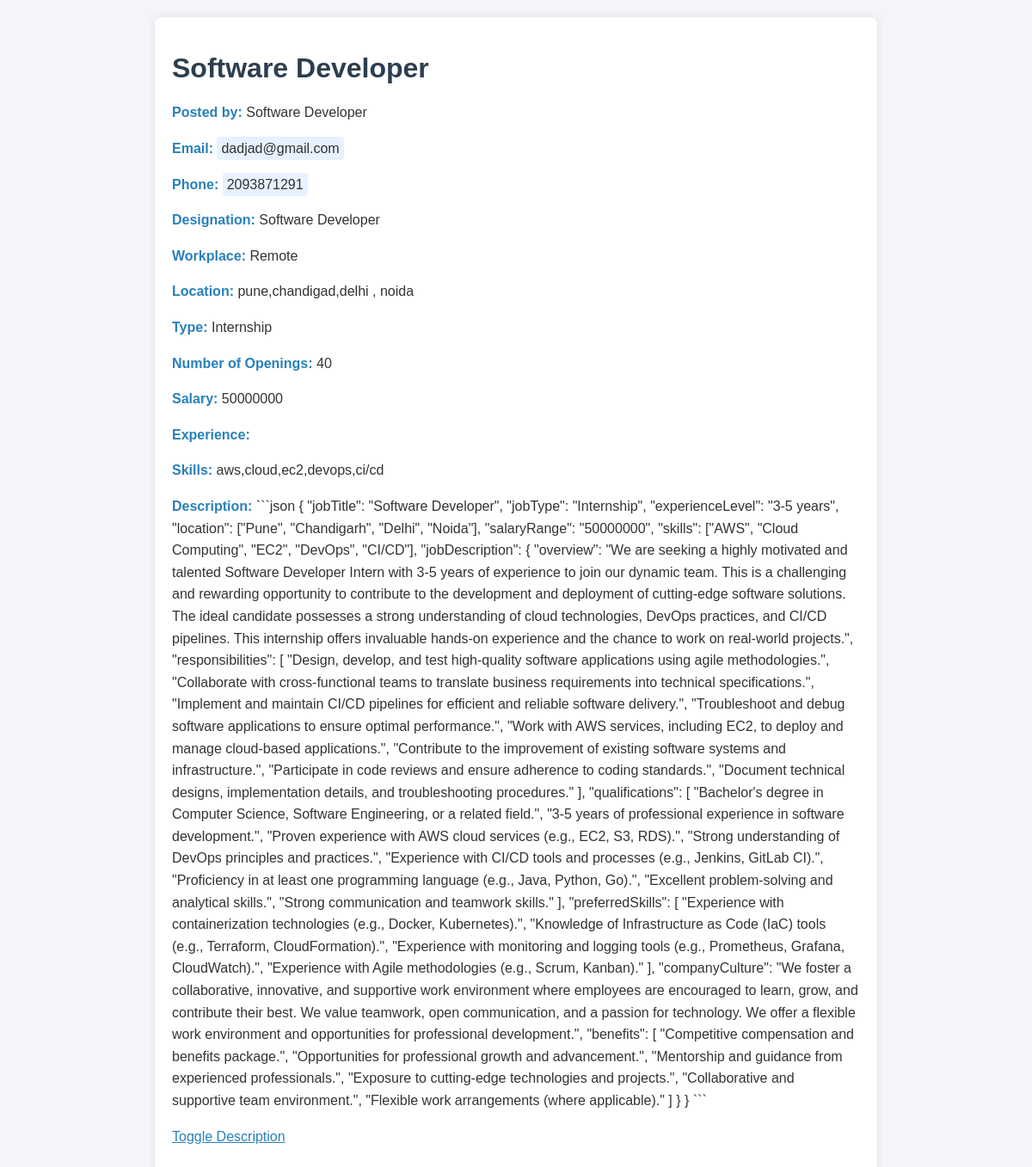
The app's page /company_app/card/9/ with its own data.
### company_app/models.py (models this page shows, shortened)
class Job(models.Model):
    Workplace_type=[
        ('On-site','On-site'),
        ('Hybrid','Hybrid'),
        ('Remote','Remote'),
    ]
    job_type = [
    ('Full-time', 'Full-time'),
    ('Part-time', 'Part-time'),
    ('Contract', 'Contract'),
    ('Temporary', 'Temporary'),
    ('Other', 'Other'),
    ('Volunteer', 'Volunteer'),
    ('Internship', 'Internship'),
]
    jobpost_name = models.CharField(max_length=255)
    jobpost_phoneno = models.CharField(max_length=255)
    jobpost_email = models.CharField(max_length=255)
    jobpost_designation = models.CharField(max_length=255)
    job_title = models.CharField(max_length=255)
    job_workplace = models.CharField(max_length=255 , choices=Workplace_type)
    job_location = models.CharField(max_length=255)
    job_type = models.CharField(max_length=255 , choices=job_type)
    job_no_opening = models.CharField(max_length=255)
    job_salary  = models.CharField(max_length=255)
    job_experience = models.CharField(max_length=25, blank=True)
    job_skills=models.CharField(max_length=255)
    description = models.TextField()
    company = models.ForeignKey(Company, on_delete=models.CASCADE, related_name='jobs')
    unique_number = models.CharField(default="0",max_length=255,null=True)

### company_app/views.py (the view)
# urls.py: path('card/<unique_number>/', views.card_detail, name='card_detail'),
def card_detail(request, unique_number):
    job = get_object_or_404(Job, unique_number=unique_number)
    return render(request, 'card_detail.html', {'job': job})

### company_app/templates/card_detail.html (shortened to what this page needs)
<!DOCTYPE html>
<html lang="en">
<head>
</head>
<body>
    <div class="container">
        <h1>{{ job.job_title }}</h1>
        <p><strong>Posted by:</strong> {{ job.jobpost_name }}</p>
        <p><strong>Email:</strong> <span class="highlight">{{ job.jobpost_email }}</span></p>
        <p><strong>Phone:</strong> <span class="highlight">{{ job.jobpost_phoneno }}</span></p>
        <p><strong>Designation:</strong> {{ job.jobpost_designation }}</p>
        <p><strong>Workplace:</strong> {{ job.job_workplace }}</p>
        <p><strong>Location:</strong> {{ job.job_location }}</p>
        <p><strong>Type:</strong> {{ job.job_type }}</p>
        <p><strong>Number of Openings:</strong> {{ job.job_no_opening }}</p>
        <p><strong>Salary:</strong> {{ job.job_salary }}</p>
        <p><strong>Experience:</strong> {{ job.job_experience }}</p>
        <p><strong>Skills:</strong> {{ job.job_skills }}</p>
        <p><strong>Description:</strong> <span id="description">{{ job.description }}</span></p>
        <p class="toggle-description" onclick="toggleDescription()">Toggle Description</p>
    </div>
</body>
</html>

### company_app/templates/card_detail.html (style rules this page uses)
body { font-family: Arial, sans-serif; margin: 0; padding: 0; background-color: #f4f4f9; color: #333; }
.container { max-width: 800px; margin: 20px auto; padding: 20px; background-color: #fff; box-shadow: 0 0 10px rgba(0, 0, 0, 0.1); border-radius: 8px; }
h1 { color: #2c3e50; margin-bottom: 20px; }
p { line-height: 1.6; margin-bottom: 10px; }
strong { color: #2980b9; }
.highlight { background-color: #e7f1ff; padding: 5px; border-radius: 4px; }
.toggle-description { cursor: pointer; color: #2980b9; text-decoration: underline; }

### records on screen
Job: job_title "Software Developer", jobpost_name "Software Developer", jobpost_email "dadjad@gmail.com", jobpost_phoneno "2093871291", jobpost_designation "Software Developer", job_workplace "Remote", job_location "pune,chandigad,delhi , noida", job_type "Internship", job_no_opening "40", job_salary "50000000", job_skills "aws,cloud,ec2,devops,ci/cd", description "```json { \"jobTitle\": \"Software Developer\", \"jobType\": \"Internship\", \"experienceLevel\": \"3-5 years\", \"location\": [\"Pune\", \"Chandigarh\", \"Delhi\", \"Noida\"], \"salaryRange\": \"50000000\", \"skills\": [\"AWS\", \"Cloud Computing\", \"EC2\", \"DevOps\", \"CI/CD\"], \"jobDescription\": { \"overview\": \"We are seeking a highly motivated and talented Software Developer Intern with 3-5 years of experience to join our dynamic team. This is a challenging and rewarding opportunity to contribute to the development and deployment of cutting-edge software solutions. The ideal candidate possesses a strong understanding of cloud technologies, DevOps practices, and CI/CD pipelines. This internship offers invaluable hands-on…"
